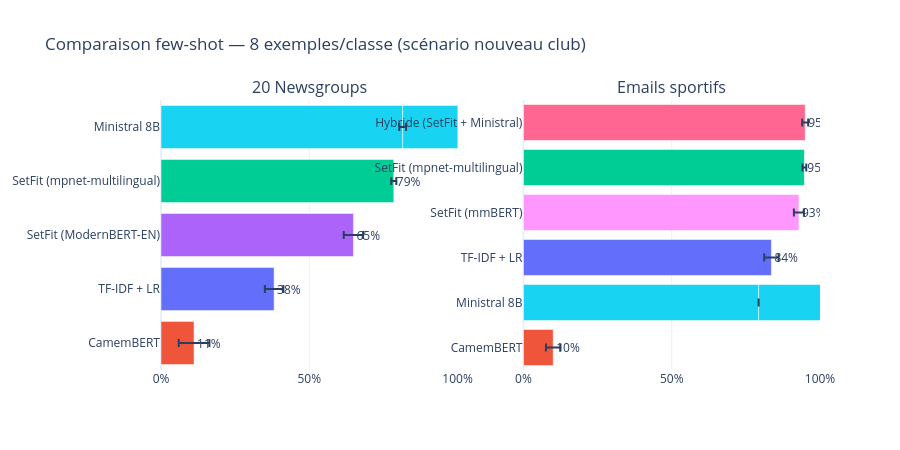

The notebook cell saved with this chart:
### Markdown cell above
---
## 4. Analyse few-shot — quelle stratégie pour un club sans données ?

Comparaison directe à 8 exemples par classe : zero-shot Ministral, 8-shot SetFit
et 8-shot TF-IDF. C'est le scénario clé pour un nouveau club.

### Code cell
# Extrait les résultats à 8 exemples + zero-shot Ministral + few-shot Ministral
few = df[df['regime'].isin(['8', 'zero_shot', 'few_shot_8'])].copy()

few_agg = few.groupby(['model', 'dataset', 'regime'])['f1_macro'].agg(
    mean='mean', std='std'
).reset_index()
few_agg['model_label'] = few_agg['model'].map(MODEL_LABELS).fillna(few_agg['model'])
few_agg['std'] = few_agg['std'].fillna(0)

fig = make_subplots(rows=1, cols=2,
                    subplot_titles=['20 Newsgroups', 'Emails sportifs'])

for col_idx, ds in enumerate(['newsgroups', 'emails'], 1):
    sub = few_agg[few_agg['dataset'] == ds].sort_values('mean', ascending=True)
    fig.add_trace(
        go.Bar(
            y=sub['model_label'],
            x=sub['mean'],
            error_x=dict(type='data', array=sub['std']),
            orientation='h',
            marker_color=[MODEL_COLORS.get(m, '#888') for m in sub['model']],
            text=[f"{v:.0%}" for v in sub['mean']],
            textposition='outside',
            showlegend=False,
        ),
        row=1, col=col_idx
    )

fig.update_xaxes(tickformat='.0%', range=[0, 1])
fig.update_layout(
    title='Comparaison few-shot — 8 exemples/classe (scénario nouveau club)',
    height=450, template=TEMPLATE,
)
fig.show()

### Figure 1 — Plotly figure (JSON) as saved in the notebook; plotly's stock layout.template omitted (floating-point values rounded to 4 significant figures)
{"data": [{"error_x": {"array": [0.05167, 0.03117, 0.03258, 0.008543, 0.01131, 0.0], "type": "data"}, "marker": {"color": ["#EF553B", "#636EFA", "#AB63FA", "#00CC96", "#19D3F3", "#19D3F3"]}, "orientation": "h", "showlegend": false, "text": ["11%", "38%", "65%", "79%", "81%", "82%"], "textposition": "outside", "type": "bar", "x": [0.1115, 0.3814, 0.6489, 0.785, 0.8149, 0.8175], "xaxis": "x", "y": ["CamemBERT", "TF-IDF + LR", "SetFit (ModernBERT-EN)", "SetFit (mpnet-multilingual)", "Ministral 8B", "Ministral 8B"], "yaxis": "y"}, {"error_x": {"array": [0.0245, 0.0, 0.02418, 0.01845, 0.01692, 0.006466, 0.01007], "type": "data"}, "marker": {"color": ["#EF553B", "#19D3F3", "#636EFA", "#19D3F3", "#FF97FF", "#00CC96", "#FF6692"]}, "orientation": "h", "showlegend": false, "text": ["10%", "79%", "84%", "90%", "93%", "95%", "95%"], "textposition": "outside", "type": "bar", "x": [0.1004, 0.7929, 0.8361, 0.9027, 0.9289, 0.9473, 0.9502], "xaxis": "x2", "y": ["CamemBERT", "Ministral 8B", "TF-IDF + LR", "Ministral 8B", "SetFit (mmBERT)", "SetFit (mpnet-multilingual)", "Hybride (SetFit + Ministral)"], "yaxis": "y2"}], "layout": {"annotations": [{"font": {"size": 16}, "showarrow": false, "text": "20 Newsgroups", "x": 0.225, "xanchor": "center", "xref": "paper", "y": 1.0, "yanchor": "bottom", "yref": "paper"}, {"font": {"size": 16}, "showarrow": false, "text": "Emails sportifs", "x": 0.775, "xanchor": "center", "xref": "paper", "y": 1.0, "yanchor": "bottom", "yref": "paper"}], "height": 450, "title": {"text": "Comparaison few-shot — 8 exemples/classe (scénario nouveau club)"}, "xaxis": {"anchor": "y", "domain": [0.0, 0.45], "range": [0, 1], "tickformat": ".0%"}, "xaxis2": {"anchor": "y2", "domain": [0.55, 1.0], "range": [0, 1], "tickformat": ".0%"}, "yaxis": {"anchor": "x", "domain": [0.0, 1.0]}, "yaxis2": {"anchor": "x2", "domain": [0.0, 1.0]}}}
